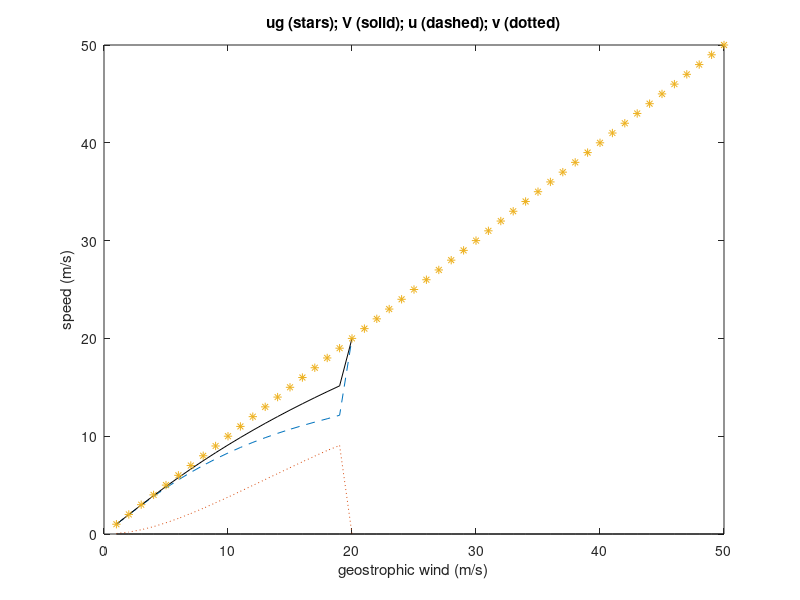

MATLAB code to generate this figure:
% MATLAB file:   mixed_layer_wind1.m    (rev: 5/20/2002)
% Demo script to iteratively solve eqs. (5.20) and (5.21)
% for u and v using geostrophic wind as first guess.
% Geostrophic wind, ug, varies from 1 to 20 m/s
% Note that solution does not converge for ug greater than 19 m/s
clear all
close all
V = zeros(50,2);                    % Vector for components u, v
ug = zeros(1 ,50);
Vb= V;                              % Magnitude of mixed layer wind

for j = 1:50  
    ug(j) = j;                      % Geostrophic wind in increments of 1 m/s
    vg = 0;
    kappa = 0.05;                   % coefficient for mixed layer s/m
    %initialize u, v to geostrophic values
    u = ug(j);
    v = vg;
    V(j,:) = [u v] ;                % vector wind
    Vb(j) = abs(+V(j,1)+i*V(j,2));  % initialize wind magnitude to geostrophic
    
    % Iterate to find boundary layer solution
    
    for n = 1:12
        v = vg +kappa*Vb(j)*u;    
        u = ug(j) - kappa*Vb(j)*v;
        
        Vb(j) = abs(+u+i*v) ;        % new estimate for Vb
        V(j,:) = [u v];              % new estimate for V
    end                             
end

[ug',V]
plot(ug,V(:,1), '--',ug,V(:,2),':',ug, Vb, 'k',ug,ug,'*')
xlabel('geostrophic wind (m/s)');
ylabel('speed (m/s)');
title('ug (stars); V (solid); u (dashed); v (dotted)');
